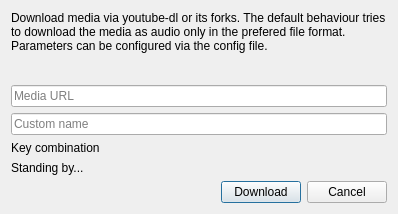
<?xml version="1.0" encoding="UTF-8"?>
<ui version="4.0">
 <class>AddYoutubeDL</class>
 <widget class="QDialog" name="AddYoutubeDL">
  <property name="geometry">
   <rect>
    <x>0</x>
    <y>0</y>
    <width>398</width>
    <height>214</height>
   </rect>
  </property>
  <property name="windowTitle">
   <string>Add from Youtube-dl</string>
  </property>
  <layout class="QVBoxLayout" name="verticalLayout_2">
   <item>
    <layout class="QVBoxLayout" name="verticalLayout">
     <item>
      <widget class="QLabel" name="label">
       <property name="text">
        <string>Download media via youtube-dl or its forks. The default behaviour tries to download the media as audio only in the prefered file format. Parameters can be configured via the config file.</string>
       </property>
       <property name="scaledContents">
        <bool>false</bool>
       </property>
       <property name="wordWrap">
        <bool>true</bool>
       </property>
      </widget>
     </item>
     <item>
      <spacer name="verticalSpacer">
       <property name="orientation">
        <enum>Qt::Orientation::Vertical</enum>
       </property>
       <property name="sizeType">
        <enum>QSizePolicy::Policy::Expanding</enum>
       </property>
       <property name="sizeHint" stdset="0">
        <size>
         <width>0</width>
         <height>40</height>
        </size>
       </property>
      </spacer>
     </item>
     <item>
      <widget class="QLineEdit" name="leURL">
       <property name="toolTip">
        <string/>
       </property>
       <property name="placeholderText">
        <string>Media URL</string>
       </property>
      </widget>
     </item>
     <item>
      <widget class="QLineEdit" name="leName">
       <property name="placeholderText">
        <string>Custom name</string>
       </property>
      </widget>
     </item>
     <item>
      <layout class="QHBoxLayout" name="horizontalLayout_2">
       <item>
        <widget class="QLabel" name="lKeys">
         <property name="sizePolicy">
          <sizepolicy hsizetype="Preferred" vsizetype="Preferred">
           <horstretch>0</horstretch>
           <verstretch>0</verstretch>
          </sizepolicy>
         </property>
         <property name="text">
          <string>Key combination</string>
         </property>
         <property name="alignment">
          <set>Qt::AlignmentFlag::AlignLeading|Qt::AlignmentFlag::AlignLeft|Qt::AlignmentFlag::AlignVCenter</set>
         </property>
        </widget>
       </item>
       <item>
        <layout class="QVBoxLayout" name="buttonPlaceholder"/>
       </item>
      </layout>
     </item>
     <item>
      <widget class="QLabel" name="lStatus">
       <property name="text">
        <string>Standing by...</string>
       </property>
      </widget>
     </item>
    </layout>
   </item>
   <item>
    <layout class="QHBoxLayout" name="horizontalLayout">
     <property name="sizeConstraint">
      <enum>QLayout::SizeConstraint::SetMinimumSize</enum>
     </property>
     <item>
      <spacer name="horizontalSpacer">
       <property name="orientation">
        <enum>Qt::Orientation::Horizontal</enum>
       </property>
       <property name="sizeHint" stdset="0">
        <size>
         <width>40</width>
         <height>20</height>
        </size>
       </property>
      </spacer>
     </item>
     <item>
      <widget class="QPushButton" name="bActionButton">
       <property name="text">
        <string>Download</string>
       </property>
      </widget>
     </item>
     <item>
      <widget class="QPushButton" name="bCancel">
       <property name="text">
        <string>Cancel</string>
       </property>
      </widget>
     </item>
    </layout>
   </item>
  </layout>
 </widget>
 <resources/>
 <connections/>
</ui>
